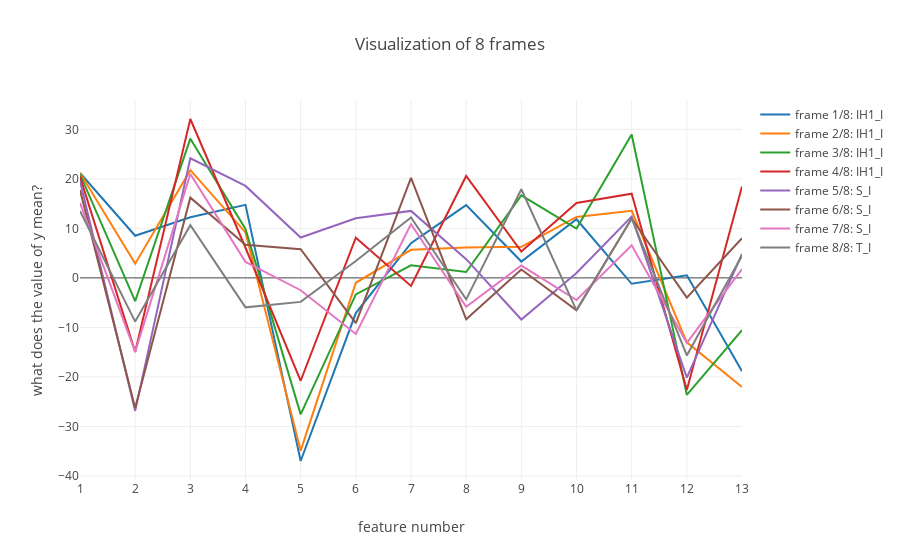

The notebook cell this image was saved under:
### Markdown cell above
Now we can provide the relevant `<list>` of phones to `plot_frames()` to label each frame with its *predicted* phone.

### Code cell
py.iplot(
    fv.plot_frames(
        frames=feats_in[SAMPLE][60:68],
        phones=ali_in[SAMPLE][60:68]
    )
)

### Figure 1 — Plotly figure (JSON) as saved in the notebook; plotly's stock layout.template omitted (floating-point values rounded to 4 significant figures)
{"data": [{"mode": "lines", "name": "frame 1/8: IH1_I", "type": "scatter", "x": [1, 2, 3, 4, 5, 6, 7, 8, 9, 10, 11, 12, 13], "y": [21.19, 8.513, 12.23, 14.74, -36.98, -7.101, 6.996, 14.7, 3.299, 11.84, -1.193, 0.5269, -18.84]}, {"mode": "lines", "name": "frame 2/8: IH1_I", "type": "scatter", "x": [1, 2, 3, 4, 5, 6, 7, 8, 9, 10, 11, 12, 13], "y": [21.19, 2.877, 21.76, 9.171, -34.89, -0.9858, 5.658, 6.127, 6.263, 12.31, 13.54, -13.0, -22.03]}, {"mode": "lines", "name": "frame 3/8: IH1_I", "type": "scatter", "x": [1, 2, 3, 4, 5, 6, 7, 8, 9, 10, 11, 12, 13], "y": [20.91, -4.71, 28.11, 9.868, -27.57, -3.338, 2.535, 1.186, 16.64, 9.964, 28.95, -23.63, -10.57]}, {"mode": "lines", "name": "frame 4/8: IH1_I", "type": "scatter", "x": [1, 2, 3, 4, 5, 6, 7, 8, 9, 10, 11, 12, 13], "y": [20.39, -14.95, 32.08, 6.088, -20.77, 8.109, -1.628, 20.57, 5.32, 15.13, 17.0, -22.63, 18.47]}, {"mode": "lines", "name": "frame 5/8: S_I", "type": "scatter", "x": [1, 2, 3, 4, 5, 6, 7, 8, 9, 10, 11, 12, 13], "y": [19.58, -26.86, 24.14, 18.57, 8.147, 12.05, 13.52, 3.775, -8.412, 0.9878, 12.38, -20.14, 4.825]}, {"mode": "lines", "name": "frame 6/8: S_I", "type": "scatter", "x": [1, 2, 3, 4, 5, 6, 7, 8, 9, 10, 11, 12, 13], "y": [17.72, -26.29, 16.2, 6.699, 5.804, -9.14, 20.19, -8.355, 1.682, -6.552, 11.99, -3.983, 7.998]}, {"mode": "lines", "name": "frame 7/8: S_I", "type": "scatter", "x": [1, 2, 3, 4, 5, 6, 7, 8, 9, 10, 11, 12, 13], "y": [15.14, -14.95, 20.97, 3.232, -2.492, -11.32, 10.85, -5.841, 2.49, -4.472, 6.572, -13.12, 1.78]}, {"mode": "lines", "name": "frame 8/8: T_I", "type": "scatter", "x": [1, 2, 3, 4, 5, 6, 7, 8, 9, 10, 11, 12, 13], "y": [13.52, -8.829, 10.64, -5.945, -4.848, 3.405, 12.19, -4.333, 17.9, -6.552, 11.99, -15.66, 4.507]}], "layout": {"title": "Visualization of 8 frames", "xaxis": {"dtick": true, "title": "feature number"}, "yaxis": {"title": "what does the value of y mean?"}}}
